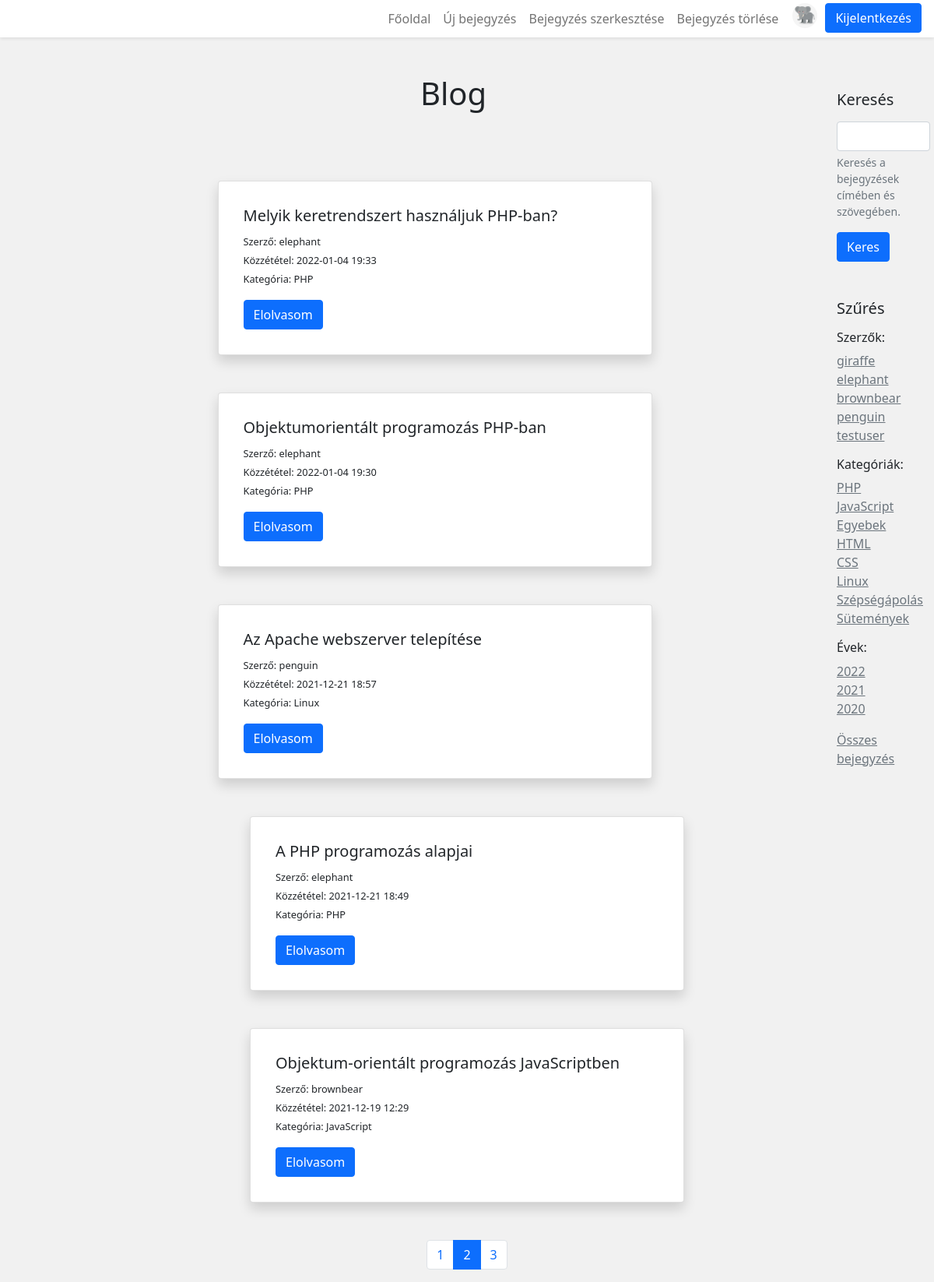
Page /index.php?page=2 (signed in) on the committed database.
### tables this page shows
CREATE TABLE `authors` (
  `id` int(11) NOT NULL,
  `author_name` varchar(55) NOT NULL,
  `author_password` varchar(255) NOT NULL,
  `author_image` varchar(70) NOT NULL
);

CREATE TABLE `category` (
  `id` int(11) NOT NULL,
  `category_name` varchar(50) NOT NULL
);

CREATE TABLE `posts` (
  `id` int(11) NOT NULL,
  `post_title` varchar(255) NOT NULL,
  `post_date` varchar(40) NOT NULL,
  `post_text` longtext NOT NULL,
  `author_id` int(11) NOT NULL,
  `category_id` int(11) NOT NULL
);

### models/usermodel.php (called while the page is built, shortened)
<?php
require_once './app/connection.php';
function getAllUsers() {
    $conn = connection();
    $sql = "SELECT * FROM authors;";
    $result = dbSelect($conn, $sql);
    $detail = getData($result);
    return $detail;
}

### app/connection.php (called while the page is built, shortened)
<?php
function dbSelect($link, $query) {
    return mysqli_query($link, $query);
}
function getData($result) {
    $detail = [];
    while($row = mysqli_fetch_assoc($result)) {
        $detail[] = $row;
    }
    return $detail;
}

### models/postmodel.php (called while the page is built, shortened)
<?php
require_once './app/connection.php';
function numberOfPosts() {
    $conn = connection();
    $sql = "SELECT * FROM posts";
    $result = dbSelect($conn, $sql);
    return mysqli_num_rows($result);
}
function getPostsPerPage($pagePosts, $postsPerPage) {
    $conn = connection();
    $sql = "SELECT posts.id, posts.post_title, posts.post_date,
            posts.post_text, posts.author_id, authors.author_name, category.category_name
            FROM posts
            JOIN authors ON posts.author_id = authors.id
            JOIN category ON posts.category_id = category.id
            ORDER BY posts.post_date DESC
            LIMIT $pagePosts, $postsPerPage;";
    $result = dbSelect($conn, $sql);
    $detail = getData($result);
    return $detail;
}
function getCategory() {
    $conn = connection();
    $sql = "SELECT * FROM category";
    $result = dbSelect($conn, $sql);
    $detail = getData($result);
    return $detail;
}
function getPostDate() {
    $conn = connection();
    $sql = "SELECT post_date FROM posts
            ORDER BY post_date DESC;";
    $result = dbSelect($conn, $sql);
    $detail = getData($result);
    return $detail;
}

### index.php (the view, shortened to what this page needs)
<?php
include 'includes/header.php';
include 'includes/navbar.php';
include 'includes/sidebar.php';
require_once './models/postmodel.php';
$postsPerPage = 5;
$message = '';
?>
<div class="container pt-5">
    <h1 class="text-center p-5">Blog</h1>
    <?php
    if(isset($_SESSION['filter']) && $_SESSION['filter'] !== 'nofilter') {
        $filter = $_SESSION['filter'];
        $pagePosts = ($_SESSION['page'] - 1) * $postsPerPage;
        $numberOfPosts = numberOfFilteredPosts($filter);
        $numberOfPages = ceil($numberOfPosts / $postsPerPage);
        if(!$posts = getFilteredPosts($filter, $pagePosts, $postsPerPage)) {
            print('<p class="text-center">Nincs találat.</p>');
        }
        $message = 'Találatok megjelenítve a következő szűrés alapján: ' . $filter;
    } else {
        $pagePosts = ($_SESSION['page'] - 1) * $postsPerPage;
        $numberOfPosts = numberOfPosts();
        $numberOfPages = ceil($numberOfPosts / $postsPerPage);
        $posts = getPostsPerPage($pagePosts, $postsPerPage);
    }
    ?>
    <p class="text-center pb-3"><?php print($message);?></p>
    <?php
    foreach ($posts as $post) {
    ?>
    <div class="card col col-lg-6 m-auto shadow p-3 mb-5 bg-white rounded">
        <div class="card-body">
            <h5 class="card-title"><?php print($post['post_title']);?></h5>
            <span class="card-text info">Szerző: <?php print($post['author_name']);?></span><br>
            <span class="card-text info">Közzététel: <?php print($post['post_date']);?></span><br>
            <span class="card-text info">Kategória: <?php print($post['category_name']);?></span><br>
            <a href="index.php?linkid=<?php print($post['id']);?>" class="btn btn-primary mt-3">Elolvasom</a>
        </div>
    </div>
    <?php
    }
    ?>
    <?php
    if($numberOfPages > 1) {
    ?>
    <div class="container">
        <nav aria-label="navigation">
            <ul class="pagination justify-content-center">
                <?php
                for($i = 1; $i <= $numberOfPages; $i++) {
                    if($i == $_SESSION['page']) {
                        print('<li class="page-item active">
                        <a class="page-link" href = "index.php?page=' . $i . '">' . $i . ' </a>
                        </li>');
                    } else {
                        print('<li class="page-item">
                        <a class="page-link" href = "index.php?page=' . $i . '">' . $i . ' </a>
                        </li>');
                    }
                }
                ?>
            </ul>
        </nav>
    </div>
    <?php
}
?>
</div>
<?php
include 'includes/footer.php';
?>

### includes/sidebar.php
<?php
require_once './models/postmodel.php';
require_once 'models/usermodel.php';
$authors = getAllUsers();
$categories = getCategory();
$dates = getPostDate();
function getYears($dates) {
    $yearsArray = [];
    for($i = 0; $i < count($dates); $i++) {
        array_push($yearsArray, substr($dates[$i]['post_date'], 0, 4));
    }
    return array_unique($yearsArray);
}
$years = getYears($dates);
?>
<div class="sidebar">
    <div class="mb-3">
        <h5 class="mb-3 mt-3">Keresés</h5>
        <form method="POST">
            <div class="mb-3">
                <input type="text" class="form-control" id="search" name="search" aria-describedby="kereses">
                <div id="kereses" class="form-text">Keresés a bejegyzések címében és szövegében.</div>
            </div>
            <button type="submit" class="btn btn-primary">Keres</button>
        </form>
        <h5 class="mb-3 mt-5">Szűrés</h5>
        <h6 class="mt-3">Szerzők:</h6>
        <?php
        for($i = 0; $i < count($authors); $i++) {
            ?>
            <a href="index.php?filter=<?php print($authors[$i]['author_name']);?>" class="text-secondary"><?php print($authors[$i]['author_name']);?></a><br>
            <?php
        }
        ?>
        <h6 class="mt-3">Kategóriák:</h6>
        <?php
        for($i = 0; $i < count($categories); $i++) {
            ?>
            <a href="index.php?filter=<?php print($categories[$i]['category_name']);?>" class="text-secondary"><?php print($categories[$i]['category_name']);?></a><br>
            <?php
        }
        ?>
        <h6 class="mt-3">Évek:</h6>
        <?php
        foreach($years as $value) {
            ?>
            <a href="index.php?filter=<?php print($value);?>" class="text-secondary"><?php print($value);?></a><br>
            <?php
        }
        ?>
    </div>
    <a href="index.php?filter=nofilter" class="text-secondary">Összes bejegyzés</a>
</div>

### assets/style/style.css (style rules this page uses)
* { margin: 0; padding: 0; box-sizing: border-box; }
body { background-color: rgb(241, 241, 241); }
.sidebar { margin-top: 100px; float: right; width: 10%; height: 100%; margin-right: 5px; }
.info { font-size: 0.8em; }

### rows in the picture
authors: author_name "giraffe"
authors: author_name "elephant"
authors: author_name "brownbear"
authors: author_name "penguin"
authors: author_name "testuser"
category: category_name "PHP"
category: category_name "JavaScript"
category: category_name "Egyebek"
category: category_name "HTML"
category: category_name "CSS"
category: category_name "Linux"
category: category_name "Szépségápolás"
category: category_name "Sütemények"
posts: post_title "Melyik keretrendszert használjuk PHP-ban?", author.author_name "elephant", post_date "2022-01-04 19:33", category.category_name "PHP"
posts: post_title "Objektumorientált programozás PHP-ban", author.author_name "elephant", post_date "2022-01-04 19:30", category.category_name "PHP"
posts: post_title "Az Apache webszerver telepítése", author.author_name "penguin", post_date "2021-12-21 18:57", category.category_name "Linux"
posts: post_title "A PHP programozás alapjai", author.author_name "elephant", post_date "2021-12-21 18:49", category.category_name "PHP"
posts: post_title "Objektum-orientált programozás JavaScriptben", author.author_name "brownbear", post_date "2021-12-19 12:29", category.category_name "JavaScript"

### other values in the picture
$value "2022"
$value "2021"
$value "2020"
